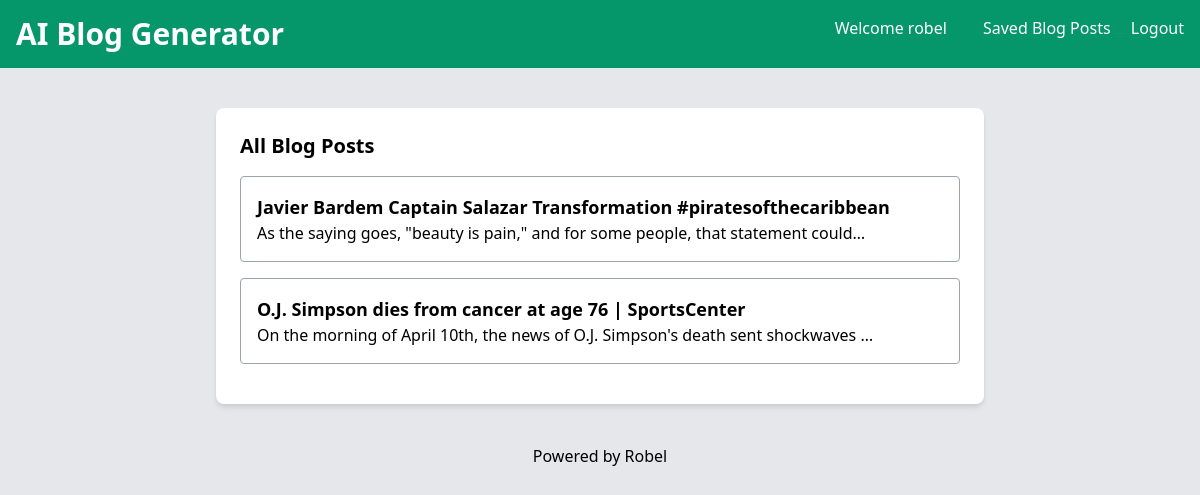
The page /blog-list (signed in) on the database its author committed.
### blog_generator/models.py (models this page shows, shortened)
class BlogPost(models.Model):
    user = models.ForeignKey(User, on_delete=models.CASCADE, related_name='blog_articles')
    youtube_title = models.CharField(max_length=300)
    youtube_link = models.URLField()
    generated_content = models.TextField()
    created_at = models.DateTimeField(auto_now_add=True)

### blog_generator/views.py (the view)
# urls.py: path('blog-list', views.blog_list, name='blog-list'),
def blog_list(request):
    return render(request, 'all-blogs.html')

### templates/all-blogs.html (shortened to what this page needs)
<!DOCTYPE html>
<html lang="en">
<head>
    <link href="https://cdn.jsdelivr.net/npm/tailwindcss@2.2.19/dist/tailwind.min.css" rel="stylesheet">
</head>
<body class="bg-gray-200 font-sans antialiased">
    <nav class='bg-green-600 p-4 mb-7 text-white flex justify-between '>
        <div>
            <h1 class='text-3xl font-bold'>AI Blog Generator</h1>
        </div>
        <div>
            <a href="#" class="text-white hover:underline mx-4">Welcome {{user.username}}</a>
            <a href='/blog-list' class="text-white hover:underline mx-4">Saved Blog Posts</a>
            <a href='/logout' class="text-white hover:underline">Logout</a>
        </div>
    </nav>
    <div class='container mx-auto mt-10 px-4 sm:px-0'>
        <div class="max-w-3xl mx-auto bg-white p-6 rounded-lg shadow-md">
            <section>
                <h2 class="text-xl mb-4 font-semibold">All Blog Posts</h2>
                <div class="mb-4 space-y-4">
                    {% for article in user.blog_articles.all|dictsort:'created_at' reversed %}
                        <div class='border border-gray-400 p-4 rounded'>
                            <h3 class="text-lg font-semibold"><a href="/blog-details/{{article.id}}">{{article.youtube_title}}</a></h3>
                            <p>{{article.generated_content|truncatechars:80}}</p>
                        </div>
                   {% endfor %}
                </div>
            </section>
        </div>
    </div>
    <footer class='text-center p-4 text-black mt-6'>
        Powered by Robel
    </footer>
</body>
</html>

### rows shown on the page
BlogPost: youtube_title "Javier Bardem Captain Salazar Transformation #piratesofthecaribbean", generated_content "As the saying goes, \"beauty is pain,\" and for some people, that statement could…"
BlogPost: youtube_title "O.J. Simpson dies from cancer at age 76 | SportsCenter", generated_content "On the morning of April 10th, the news of O.J. Simpson's death sent shockwaves …"

### other values the page prints
{{ user.username }} "robel"
